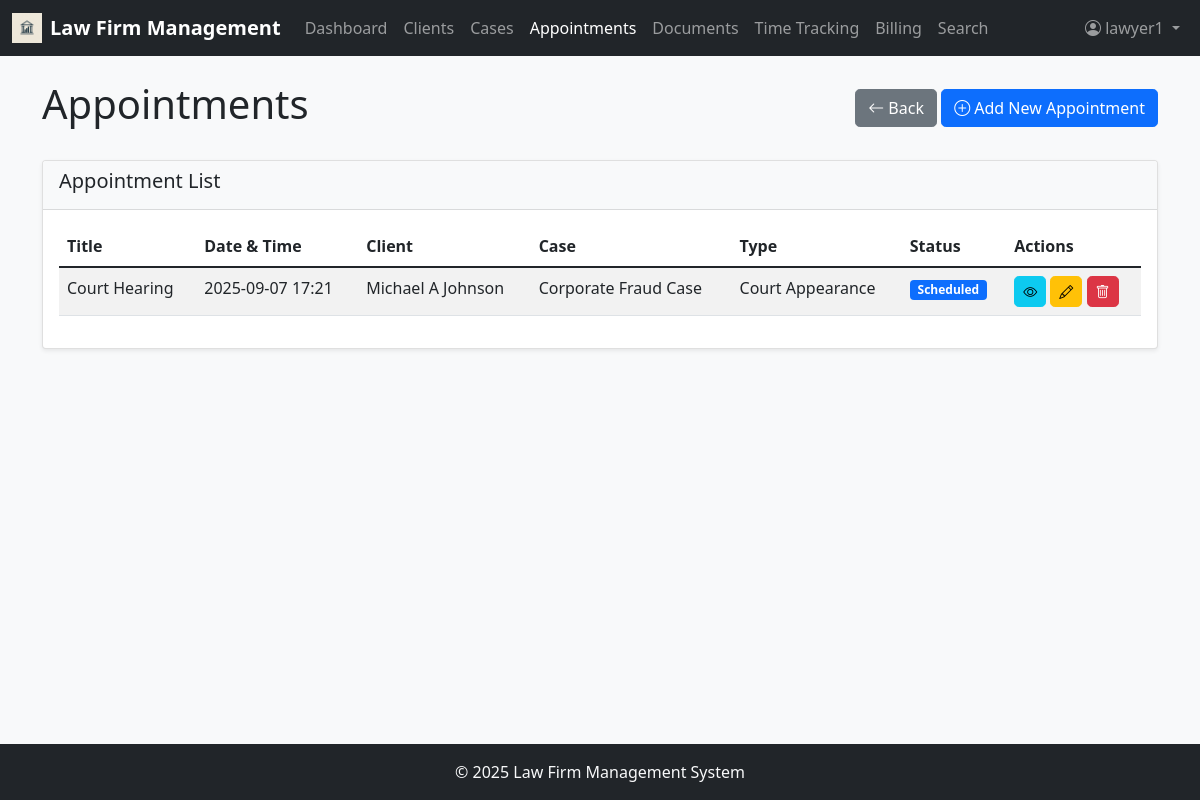
The app's page /appointments (signed in) with its own data.
### app/models.py (models this page shows, shortened)
class User(UserMixin, db.Model):
    id = db.Column(db.Integer, primary_key=True)
    username = db.Column(db.String(64), index=True, unique=True)
    email = db.Column(db.String(120), index=True, unique=True)
    password_hash = db.Column(db.String(128))
    first_name = db.Column(db.String(64))
    last_name = db.Column(db.String(64))
    role = db.Column(db.String(20))  # 'admin' (full access to system; manage users, roles, permissions, clients, cases, billing, payments; approve/reject invoices/time entries; access analytics, financial reports, firm-wide dashboards; configure system settings (billing rates, document categories, practice areas); assign lawyers/staff to cases), 'lawyer' (manage own cases & clients; add/edit case details, appointments, documents, time entries; track billable hours; generate invoices (pending admin approval); search legal database, access case law, add citations to cases; communicate with clients via notes/messages; cannot create/remove other users), 'staff' (support role, limited permissions; schedule appointments; upload and manage documents (evidence, contracts); draft invoices (cannot approve/send); record time entries on behalf of lawyers (if permitted); cannot delete cases or clients; cannot assign users)
    hourly_rate = db.Column(db.Float)
    cases = db.relationship('Case', secondary=case_assignments, backref=db.backref('assigned_users', lazy='dynamic'))
    time_entries = db.relationship('TimeEntry', backref='user', lazy='dynamic')

class Appointment(db.Model):
    id = db.Column(db.Integer, primary_key=True)
    title = db.Column(db.String(128))
    start_time = db.Column(db.DateTime)
    end_time = db.Column(db.DateTime)
    location = db.Column(db.String(256))
    type = db.Column(db.String(64))  # Consultation, Meeting, Court Appearance, etc.
    status = db.Column(db.String(20))  # Scheduled, Completed, Canceled
    notes = db.Column(db.Text)
    client_id = db.Column(db.Integer, db.ForeignKey('client.id'))
    case_id = db.Column(db.Integer, db.ForeignKey('case.id'))
    user_id = db.Column(db.Integer, db.ForeignKey('user.id'))
    created_at = db.Column(db.DateTime, default=datetime.utcnow)

class Client(db.Model):
    id = db.Column(db.Integer, primary_key=True)
    first_name = db.Column(db.String(64))
    last_name = db.Column(db.String(64))
    email = db.Column(db.String(120))
    phone = db.Column(db.String(20))
    address = db.Column(db.String(256))
    company = db.Column(db.String(128))
    category = db.Column(db.String(64))
    notes = db.Column(db.Text)
    cases = db.relationship('Case', backref='client', lazy='dynamic')
    appointments = db.relationship('Appointment', backref='client', lazy='dynamic')
    documents = db.relationship('Document', backref='client', lazy='dynamic')

class Case(db.Model):
    id = db.Column(db.Integer, primary_key=True)
    case_number = db.Column(db.String(20), unique=True)
    title = db.Column(db.String(128))
    description = db.Column(db.Text)
    status = db.Column(db.String(20))  # Open, In Progress, On Hold, Closed, Archived
    priority = db.Column(db.String(20))  # Low, Medium, High, Urgent
    practice_area = db.Column(db.String(64))
    case_type = db.Column(db.String(64))
    budget = db.Column(db.Float)
    client_id = db.Column(db.Integer, db.ForeignKey('client.id'))
    appointments = db.relationship('Appointment', backref='case', lazy='dynamic')
    documents = db.relationship('Document', backref='case', lazy='dynamic')
    time_entries = db.relationship('TimeEntry', backref='case', lazy='dynamic')
    invoices = db.relationship('Invoice', backref='case', lazy='dynamic')
    created_at = db.Column(db.DateTime, default=datetime.utcnow)
    updated_at = db.Column(db.DateTime, default=datetime.utcnow, onupdate=datetime.utcnow)

### app/routes.py (the view)
@app.route('/appointments')
@login_required
@role_required(['admin', 'lawyer', 'staff'])
def appointments():
    appointments = Appointment.query.all()
    return render_template('appointments.html', appointments=appointments)

### app/__init__.py (called while the page is built)
@login.user_loader
def load_user(id):
    return User.query.get(int(id))

### app/routes.py (called while the page is built)
def role_required(allowed_roles):
    def decorator(f):
        @wraps(f)
        def decorated_function(*args, **kwargs):
            if current_user.is_anonymous or current_user.role not in allowed_roles:
                flash('You do not have permission to access this page.')
                return redirect(url_for('dashboard')) # Redirect to dashboard or login
            return f(*args, **kwargs)
        return decorated_function
    return decorator

### app/templates/appointments.html (shortened to what this page needs)
{% extends "base.html" %} {% block content %}
<div class="d-flex justify-content-between align-items-center mb-4">
  <h1>Appointments</h1>
  <div>
    <a
      href="{{ request.referrer or url_for('cases') }}"
      class="btn btn-secondary"
    >
      <i class="bi bi-arrow-left"></i> Back
    </a>
    <a href="{{ url_for('new_appointment') }}" class="btn btn-primary">
      <i class="bi bi-plus-circle"></i> Add New Appointment
    </a>
  </div>
</div>
<div class="card mb-4">
  <div class="card-header">
    <h5>Appointment List</h5>
  </div>
  <div class="card-body">
    <div class="table-responsive">
      <table class="table table-striped" id="appointmentsTable">
        <thead>
          <tr>
            <th>Title</th>
            <th>Date & Time</th>
            <th>Client</th>
            <th>Case</th>
            <th>Type</th>
            <th>Status</th>
            <th>Actions</th>
          </tr>
        </thead>
        <tbody>
          {% for appointment in appointments %}
          <tr>
            <td>{{ appointment.title }}</td>
            <td>{{ appointment.start_time.strftime('%Y-%m-%d %H:%M') }}</td>
            <td>
              {{ appointment.client.first_name }} {{
              appointment.client.last_name }}
            </td>
            <td>{{ appointment.case.title if appointment.case else '-' }}</td>
            <td>{{ appointment.type }}</td>
            <td>
              {% if appointment.status == 'Scheduled' %}
              <span class="badge bg-primary">{{ appointment.status }}</span>
              {% elif appointment.status == 'Completed' %}
              <span class="badge bg-success">{{ appointment.status }}</span>
              {% else %}
              <span class="badge bg-danger">{{ appointment.status }}</span>
              {% endif %}
            </td>
            <td>
              <a
                href="{{ url_for('appointment_detail', id=appointment.id) }}"
                class="btn btn-sm btn-info"
              >
                <i class="bi bi-eye"></i>
              </a>
              <a
                href="{{ url_for('edit_appointment', id=appointment.id) }}"
                class="btn btn-sm btn-warning"
              >
                <i class="bi bi-pencil"></i>
              </a>
              <button
                type="button"
                class="btn btn-sm btn-danger"
                onclick="confirmDelete({{ appointment.id }}, '{{ appointment.title }}')"
              >
                <i class="bi bi-trash"></i>
              </button>
            </td>
          </tr>
          {% endfor %}
        </tbody>
      </table>
    </div>
  </div>
</div>
{% endblock %}

### app/templates/base.html (shortened to what this page needs)
<!DOCTYPE html>
<html lang="en">
  <head>
    <link
      href="https://cdn.jsdelivr.net/npm/bootstrap@5.1.3/dist/css/bootstrap.min.css"
      rel="stylesheet"
    />
    <link
      rel="stylesheet"
      href="https://cdn.jsdelivr.net/npm/bootstrap-icons@1.8.1/font/bootstrap-icons.css"
    />
    <link
      href="{{ url_for('static', filename='css/style.css') }}"
      rel="stylesheet"
    />
  </head>
  <body class="d-flex flex-column min-vh-100">
    <nav class="navbar navbar-expand-lg navbar-dark bg-dark">
      <div class="container-fluid">
        <a
          class="navbar-brand d-flex align-items-center"
          href="{{ url_for('dashboard') }}"
        >
          <img
            src="{{ url_for('static', filename='images/lawfirm-logo.jpg') }}"
            alt="Logo"
            width="30"
            height="30"
            class="d-inline-block align-text-top me-2"
          />
          Law Firm Management
        </a>
        <div class="collapse navbar-collapse" id="navbarNav">
          <ul class="navbar-nav me-auto">
            <li class="nav-item">
              <a
                class="nav-link {% if request.endpoint == 'dashboard' %}active{% endif %}"
                href="{{ url_for('dashboard') }}"
              >
                Dashboard
              </a>
            </li>
            <li class="nav-item">
              <a
                class="nav-link {% if request.endpoint == 'clients' %}active{% endif %}"
                href="{{ url_for('clients') }}"
              >
                Clients
              </a>
            </li>
            <li class="nav-item">
              <a
                class="nav-link {% if request.endpoint == 'cases' %}active{% endif %}"
                href="{{ url_for('cases') }}"
              >
                Cases
              </a>
            </li>
            <li class="nav-item">
              <a
                class="nav-link {% if request.endpoint == 'appointments' %}active{% endif %}"
                href="{{ url_for('appointments') }}"
              >
                Appointments
              </a>
            </li>
            <li class="nav-item">
              <a
                class="nav-link {% if request.endpoint == 'documents' %}active{% endif %}"
                href="{{ url_for('documents') }}"
              >
                Documents
              </a>
            </li>
            <li class="nav-item">
              <a
                class="nav-link {% if request.endpoint == 'time_tracking' %}active{% endif %}"
                href="{{ url_for('time_tracking') }}"
              >
                Time Tracking
              </a>
            </li>
            <li class="nav-item">
              <a
                class="nav-link {% if request.endpoint == 'billing' %}active{% endif %}"
                href="{{ url_for('billing') }}"
              >
                Billing
              </a>
            </li>
            <li class="nav-item">
              <a
                class="nav-link {% if request.endpoint == 'search' %}active{% endif %}"
                href="{{ url_for('search') }}"
              >
                Search
              </a>
            </li>
          </ul>
          <ul class="navbar-nav">
            {% if current_user.is_anonymous %}
            <li class="nav-item">
              <a class="nav-link" href="{{ url_for('login') }}">Login</a>
            </li>
            {% else %}
            <li class="nav-item dropdown">
              <a
                class="nav-link dropdown-toggle"
                href="#"
                id="navbarDropdown"
                role="button"
                data-bs-toggle="dropdown"
              >
                <i class="bi bi-person-circle"></i> {{ current_user.username }}
              </a>
            </li>
            {% endif %}
          </ul>
        </div>
      </div>
    </nav>
    <main class="flex-grow-1 container mt-4">
       {% block content %}{% endblock %}
    </main>
    <footer class="footer mt-auto py-3 bg-dark text-light">
      <div class="container text-center">
        <span>© <span id="year"></span> Law Firm Management System</span>
      </div>
    </footer>
  </body>
</html>

### app/static/css/style.css (style rules this page uses)
body { font-family: 'Segoe UI', Tahoma, Geneva, Verdana, sans-serif; background-color: #f8f9fa; }
.footer { margin-top: auto; padding: 1rem 0; background-color: #343a40; color: #fff; }
.card { box-shadow: 0 0.125rem 0.25rem rgba(0, 0, 0, 0.075); border: 1px solid rgba(0, 0, 0, 0.125); }
.card-header { background-color: #f8f9fa; border-bottom: 1px solid rgba(0, 0, 0, 0.125); }
.table th { border-top: none; }
.badge { font-size: 0.75em; }
.navbar-brand { font-weight: bold; }
.btn { border-radius: 0.3rem; }

### records on screen
User: username "lawyer1"
Appointment: title "Court Hearing", start_time "2025-09-07 17:21", client.first_name "Michael A", client.last_name "Johnson", case "Corporate Fraud Case", type "Court Appearance", status "Scheduled"
